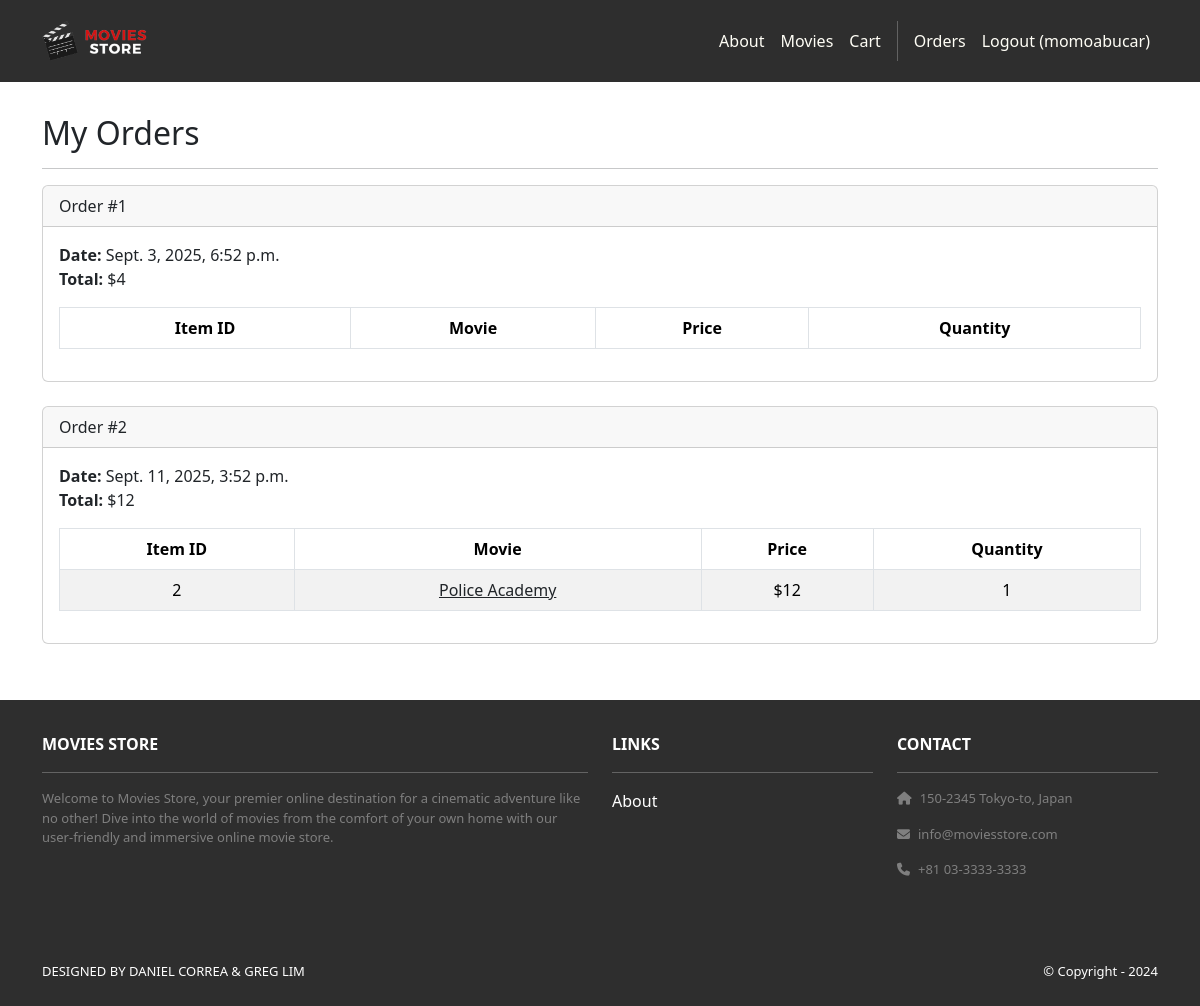
Page /accounts/orders/ (signed in) on the committed database.
### cart/models.py (models this page shows, shortened)
class Order(models.Model):
    id = models.AutoField(primary_key=True)
    total = models.IntegerField()
    date = models.DateTimeField(auto_now_add=True)
    user = models.ForeignKey(User,
        on_delete=models.CASCADE)

class Item(models.Model):
    id = models.AutoField(primary_key=True)
    price = models.IntegerField()
    quantity = models.IntegerField()
    order = models.ForeignKey(Order,
        on_delete=models.CASCADE)
    movie = models.ForeignKey(Movie,
        on_delete=models.CASCADE)

### movies/models.py (models this page shows, shortened)
class Movie(models.Model):
    id = models.AutoField(primary_key=True)
    name = models.CharField(max_length=255)
    price = models.IntegerField()
    description = models.TextField()
    image = models.ImageField(upload_to='movie_images/')
    votes = models.IntegerField(default=0)

### accounts/views.py (the view)
# urls.py: path('orders/', views.orders, name='accounts.orders'),
@login_required
def orders(request):
    template_data = {}
    template_data['title'] = 'Orders'
    template_data['orders'] = request.user.order_set.all()
    return render(request, 'accounts/orders.html',
        {'template_data': template_data})

### accounts/templates/accounts/orders.html
{% extends 'base.html' %}
{% block content %}
<div class="p-3">
  <div class="container">
    <div class="row mt-3">
      <div class="col mx-auto mb-3">
        <h2>My Orders</h2>
        <hr />
        {% for order in template_data.orders %}
          <div class="card mb-4">
            <div class="card-header">
              Order #{{ order.id }}
            </div>
            <div class="card-body">
              <b>Date:</b> {{ order.date }}<br />
              <b>Total:</b> ${{ order.total }}<br />
              <table class="table table-bordered table-striped text-center mt-3">
                <thead>
                  <tr>
                    <th scope="col">Item ID</th>
                    <th scope="col">Movie</th>
                    <th scope="col">Price</th>
                    <th scope="col">Quantity</th>
                  </tr>
                </thead>
                <tbody>
                  {% for item in order.item_set.all %}
                  <tr>
                    <td>{{ item.movie.id }}</td>
                    <td>
                      <a class="link-dark" href="{% url 'movies.show' id=item.movie.id %}">
                        {{ item.movie.name }}
                      </a>
                    </td>
                    <td>${{ item.movie.price }}</td>
                    <td>{{ item.quantity }}</td>
                  </tr>
                  {% endfor %}
                </tbody>
              </table>
            </div>
          </div>
        {% empty %}
          <p>No orders found.</p>
        {% endfor %}
      </div>
    </div>
  </div>
</div>
{% endblock content %}

### moviestore/templates/base.html (shortened to what this page needs)
<!DOCTYPE html>
<html lang="en">
{% load static %}
<head>
  <link href="https://cdn.jsdelivr.net/npm/bootstrap@5.3.3/dist/css/bootstrap.min.css"
        rel="stylesheet">
  <link rel="stylesheet"
        href="https://cdnjs.cloudflare.com/ajax/libs/font-awesome/6.1.1/css/all.min.css">
  <link rel="stylesheet" type="text/css" href="{% static 'css/style.css' %}">
</head>
<body>
  <nav class="navbar navbar-dark bg-dark navbar-expand-lg p-3">
    <div class="container">
      <a class="navbar-brand" href="{% url 'home.index' %}">
        <img src="{% static 'img/logo.png' %}" alt="logo" height="40">
      </a>
      <div class="collapse navbar-collapse" id="navbarNavAltMarkup">
        <div class="navbar-nav ms-auto">
          <a class="nav-link" href="{% url 'home.about' %}">About</a>
          <a class="nav-link" href="{% url 'movies.index' %}">Movies</a>
          <a class="nav-link" href="{% url 'cart.index' %}">Cart</a>
          {% if user.is_authenticated %}
            <a class="nav-link" href="{% url 'accounts.orders' %}">Orders</a>
            <a class="nav-link" href="{% url 'accounts.logout' %}">
              Logout ({{ user.username }})
            </a>
          {% else %}
            <a class="nav-link" href="{% url 'accounts.login' %}">Login</a>
            <a class="nav-link" href="{% url 'accounts.signup' %}">Sign Up</a>
          {% endif %}
        </div>
      </div>
    </div>
  </nav>
  {% block content %}
  {% endblock content %}
  <section class="p-3 ms-footer d-none d-md-block bg-dark text-white">
    <div class="container">
      <div class="row mt-3">
        <div class="col-md-6 mb-4">
          <b>MOVIES STORE</b>
          <hr>
          <p>
            Welcome to Movies Store, your premier online destination for a cinematic
            adventure like no other! Dive into the world of movies from the comfort
            of your own home with our user-friendly and immersive online movie store.
          </p>
        </div>
        <div class="col-md-3 mb-4">
          <b>LINKS</b>
          <hr>
          <a class="nav-link p-0" href="{% url 'home.about' %}">About</a>
        </div>
        <div class="col-md-3 mb-4">
          <b>CONTACT</b>
          <hr>
          <p><i class="fas fa-home me-2"></i>150-2345 Tokyo-to, Japan</p>
          <p><i class="fas fa-envelope me-2"></i>info@moviesstore.com</p>
          <p><i class="fas fa-phone me-2"></i>+81 03-3333-3333</p>
        </div>
      </div>
    </div>
  </section>
  <section class="p-3 ms-footer-bottom bg-dark text-white">
    <div class="container d-flex justify-content-between">
      <div class="me-5">
        <span>
          DESIGNED BY
          <a href="https://www.x.com/danielgarax" target="_blank" class="text-white">DANIEL CORREA</a> &
          <a href="https://www.x.com/greglim81" target="_blank" class="text-white">GREG LIM</a>
        </span>
      </div>
      <div>
        <span>© Copyright - 2024</span>
      </div>
    </div>
  </section>
</body>
</html>

### moviestore/static/css/style.css (style rules this page uses)
.navbar a.nav-link { color: #FFFEF6 !important; }
.bg-dark { background-color: #2E2E2E !important; }
.ms-footer { background-color: #202020; }
.ms-footer p { color: #7F7F7F; font-size: 13px; }
.ms-footer-bottom span { font-size: 13px; line-height: 38px; }
.ms-footer-bottom a { color: #6ab43e; text-decoration: none; }

### rows in the picture
Order: id "1", date "Sept. 3, 2025, 6:52 p.m.", total "4"
Order: id "2", date "Sept. 11, 2025, 3:52 p.m.", total "12"
Item: movie.id "2", movie.name "Police Academy", movie.price "12", quantity "1"

### other values in the picture
{{ user.username }} "momoabucar"
